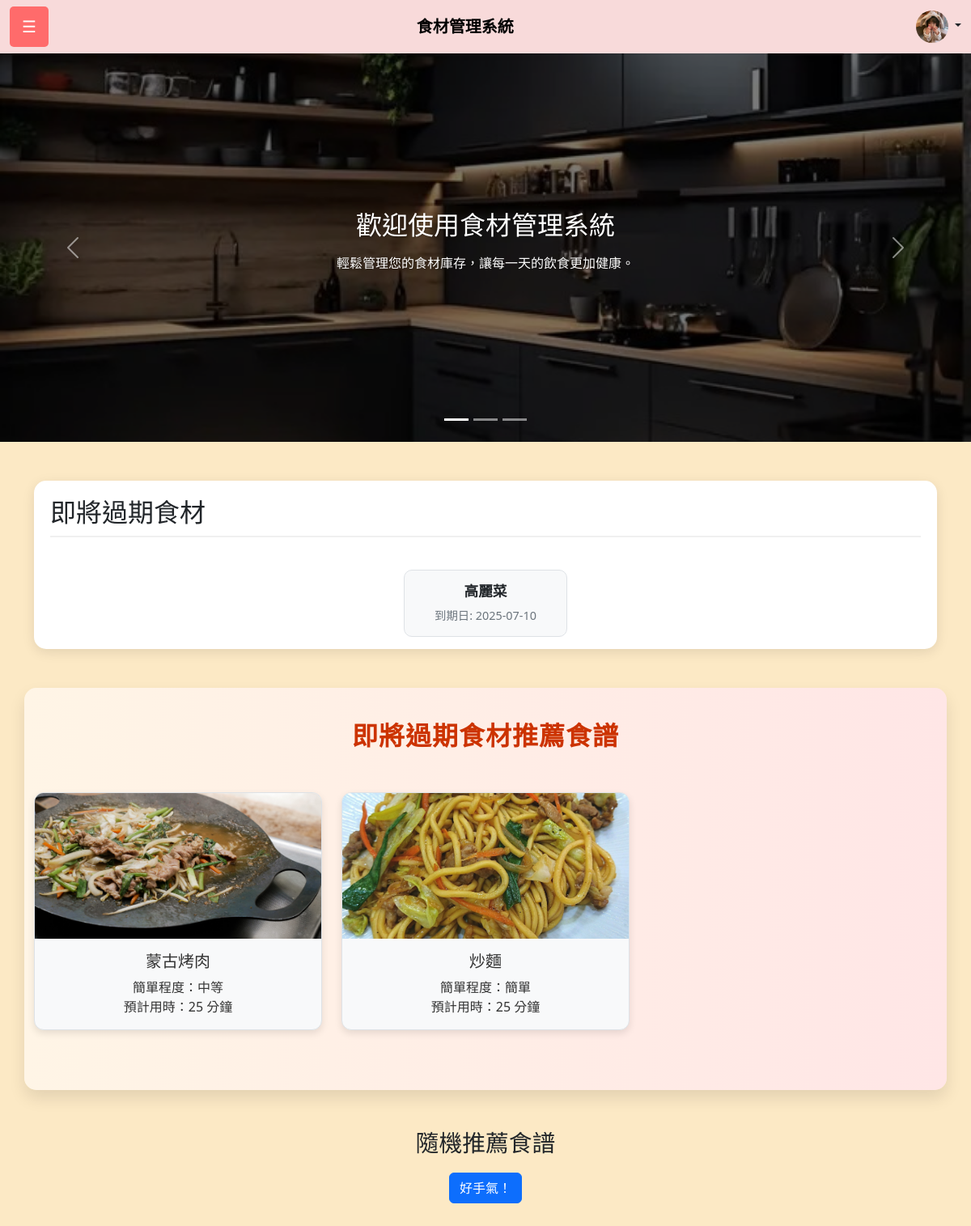
/index.php (signed in), run on an earlier commit of the app's database.
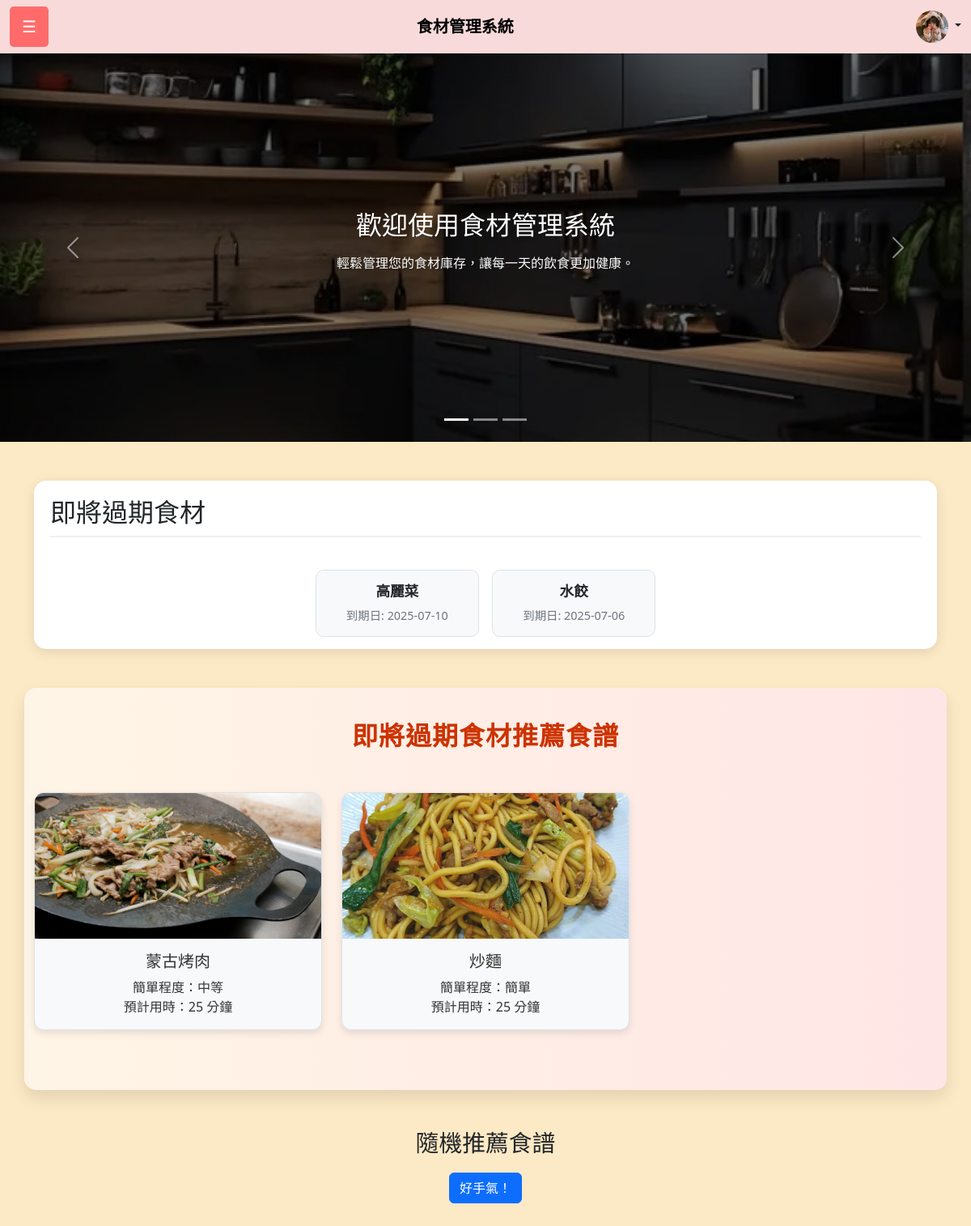
And on a later commit of the database.
### tables this page shows
CREATE TABLE `user` (
  `uId` int(11) NOT NULL,
  `uName` varchar(50) NOT NULL,
  `Password` varchar(255) NOT NULL,
  `Email` varchar(50) NOT NULL,
  `Language` varchar(50) DEFAULT NULL,
  `uImage` varchar(255) DEFAULT NULL
);

CREATE TABLE `ingredient` (
  `IngredientId` int(11) NOT NULL,
  `uId` int(11) NOT NULL,
  `IName` varchar(50) NOT NULL,
  `Quantity` int(11) DEFAULT NULL,
  `ExpireDate` date DEFAULT NULL,
  `StoreType` varchar(20) DEFAULT NULL,
  `Unit` varchar(20) DEFAULT NULL,
  `PurchaseDate` date DEFAULT NULL,
  `ConsumedDate` date DEFAULT NULL,
  `Role` varchar(50) DEFAULT NULL
);

CREATE TABLE `recipe` (
  `RecipeId` int(11) NOT NULL,
  `rName` varchar(50) NOT NULL,
  `cooktime` int(11) DEFAULT NULL,
  `DifficultyLevel` varchar(20) DEFAULT NULL,
  `Description` text DEFAULT NULL,
  `uId` int(11) NOT NULL,
  `UploadDate` timestamp NOT NULL DEFAULT current_timestamp(),
  `CoverImage` varchar(255) DEFAULT NULL,
  `ViewCount` int(11) NOT NULL DEFAULT 0
);

### index.php (the view, shortened to what this page needs)
<?php
$near_expiry_ingredients = [];
$recommended_recipes = [];
$host = 'localhost';
$username = 'root';
$password = '';
$database = 'foodmanager';
$conn = new mysqli($host, $username, $password, $database);
$conn->set_charset("utf8mb4");
if (isset($_SESSION['user_id'])) {
    $uid = $_SESSION['user_id'];
    $today = date('Y-m-d');
    $expiry_threshold = date('Y-m-d', strtotime('+30 days'));
    $sql = "SELECT TRIM(i.IName) AS IName, i.ExpireDate
            FROM ingredient i
            WHERE i.uId = ? AND i.ExpireDate IS NOT NULL
            AND i.ExpireDate BETWEEN ? AND ?";
    $stmt = $conn->prepare($sql);
    $stmt->bind_param("iss", $uid, $today, $expiry_threshold);
    $stmt->execute();
    $result = $stmt->get_result();
    while ($row = $result->fetch_assoc()) {
        $near_expiry_ingredients[] = [
            'name' => $row['IName'],
            'expire_date' => $row['ExpireDate']
        ];
    }
    if (!empty($near_expiry_ingredients)) {
        $ingredient_names = array_column($near_expiry_ingredients, 'name');
        $sql = "SELECT DISTINCT r.RecipeId, r.rName, r.CoverImage, r.DifficultyLevel, r.cooktime
                FROM recipe r
                JOIN recipeingredient ri ON r.RecipeId = ri.RecipeId
                WHERE ";
        $conditions = [];
        $params = [];
        foreach ($ingredient_names as $name) {
            $conditions[] = "TRIM(ri.IngredientName) LIKE ?";
            $params[] = "%$name%";
        }
        $sql .= implode(" OR ", $conditions) . " LIMIT 3";
        $stmt = $conn->prepare($sql);
        if ($stmt) {
            $stmt->bind_param(str_repeat("s", count($params)), ...$params);
            $stmt->execute();
            $result = $stmt->get_result();
            while ($row = $result->fetch_assoc()) {
                $recommended_recipes[] = $row;
            }
        }
    }
}
?>
<!DOCTYPE html>
<html lang="zh-Hant">
<head>
    <link rel="stylesheet" href="css/boot.css">
    <link rel="stylesheet" href="css/get_random_recipes.css">
    <link rel="stylesheet" href="css/index.css">
    <link href="https://cdn.jsdelivr.net/npm/bootstrap@5.3.0/dist/css/bootstrap.min.css" rel="stylesheet">
</head>
<body>
    <?php include 'navbar.php'; ?>
    <div class="carousel-section">
        <div id="carouselExampleIndicators" class="carousel slide" data-bs-ride="carousel">
            <div class="carousel-indicators">
                <button type="button" data-bs-target="#carouselExampleIndicators" data-bs-slide-to="0" class="active" aria-current="true" aria-label="Slide 1"></button>
                <button type="button" data-bs-target="#carouselExampleIndicators" data-bs-slide-to="1" aria-label="Slide 2"></button>
                <button type="button" data-bs-target="#carouselExampleIndicators" data-bs-slide-to="2" aria-label="Slide 3"></button>
            </div>
            <div class="carousel-inner">
                <div class="carousel-item active" style="background-image: url('img/kitchen.jpg');" data-bs-interval="5000">
                    <div class="d-flex justify-content-center align-items-center h-100">
                        <div class="carousel-content">
                            <h2>歡迎使用食材管理系統</h2>
                            <p>輕鬆管理您的食材庫存，讓每一天的飲食更加健康。</p>
                        </div>
                    </div>
                </div>
            </div>
            <button class="carousel-control-prev" type="button" data-bs-target="#carouselExampleIndicators" data-bs-slide="prev">
                <span class="carousel-control-prev-icon" aria-hidden="true"></span>
            </button>
            <button class="carousel-control-next" type="button" data-bs-target="#carouselExampleIndicators" data-bs-slide="next">
                <span class="carousel-control-next-icon" aria-hidden="true"></span>
            </button>
        </div>
    </div>
    <?php if (isset($_SESSION['user_id'])): ?>
    <div class="near-expiry-section container mt-5">
        <div class="expiry-ingredients-card">
            <h2 class="expiry-ingredients-title">即將過期食材</h2>
            <?php if (empty($near_expiry_ingredients)): ?>
                <p class="text-center text-warning">目前沒有即將過期的食材。</p>
            <?php else: ?>
                <div class="row row-cols-1 row-cols-sm-2 row-cols-md-3 row-cols-lg-5 g-3">
                    <?php
                    $display_ingredients = array_slice($near_expiry_ingredients, 0, 10);
                    foreach ($display_ingredients as $ingredient):
                    ?>
                        <div class="col fade-in">
                            <div class="expiry-ingredient-item">
                                <h5><?= htmlspecialchars($ingredient['name']) ?></h5>
                                <p>到期日: <?= htmlspecialchars($ingredient['expire_date']) ?></p>
                            </div>
                        </div>
                    <?php endforeach; ?>
                </div>
            <?php endif; ?>
        </div>
    </div>
    <div class="expiry-recipes-section container mt-5">
        <h2>即將過期食材推薦食譜</h2>
        <div class="row" id="expiry-recipes">
            <?php if (empty($recommended_recipes)): ?>
            <p class="text-center text-warning">目前沒有即將過期的食材或推薦食譜。</p>
            <?php else: ?>
            <?php foreach (array_slice($recommended_recipes, 0, 3) as $recipe): ?>
            <div class="col-sm-6 col-md-4 fade-in mb-4">
                <div class="recipe-card">
                    <a href="recipe_detail.php?RecipeId=<?= $recipe['RecipeId'] ?>" class="text-decoration-none">
                        <img src="<?= $recipe['CoverImage'] ?: 'images/recipe-placeholder.jpg' ?>" alt="封面">
                        <div class="card-body">
                            <h5><?= htmlspecialchars($recipe['rName']) ?></h5>
                            <p>簡單程度：<?= $recipe['DifficultyLevel'] ?: '未指定' ?></p>
                            <p>預計用時：<?= $recipe['cooktime'] ? $recipe['cooktime'] . ' 分鐘' : '未指定' ?></p>
                        </div>
                    </a>
                </div>
            </div>
            <?php endforeach; ?>
            <?php endif; ?>
        </div>
    </div>
    <?php endif; ?>
    <div class="random-recipes-section container mt-5">
        <h2>隨機推薦食譜</h2>
        <button class="btn btn-primary mb-3" onclick="fetchRandomRecipes()">好手氣！</button>
    </div>
</body>
</html>
<head>
</head>
</body>
</html>

### navbar.php (shortened to what this page needs)
<?php
$conn = new mysqli("localhost", "root", "", "foodmanager");
$userImage = 'uploads/user-placeholder.jpg';
if (isset($_SESSION['user_id']) && isset($conn)) {
    $uId = $_SESSION['user_id'];
    $stmt = $conn->prepare("SELECT uImage FROM user WHERE uId = ?");
    if ($stmt) {
        $stmt->bind_param("i", $uId);
        $stmt->execute();
        $result = $stmt->get_result();
        if ($row = $result->fetch_assoc()) {
            $userImage = !empty($row['uImage']) ? $row['uImage'] : $userImage;
        }
    } else {
        error_log("Navbar prepare failed: " . $conn->error);
    }
}
?>
<nav class="navbar navbar-expand-lg">
    <div class="container-fluid">
        <button class="menu-btn me-3" data-bs-toggle="offcanvas" data-bs-target="#sidebar">☰</button>
        <a class="navbar-brand" href="index.php">食材管理系統</a>
        <div class="d-flex">
            <?php if (isset($_SESSION['user_id'])): ?>
                <div class="dropdown me-3">
                    <button class="btn btn-link position-relative" type="button" id="notificationDropdown" data-bs-toggle="dropdown" aria-expanded="false">
                    </button>
                </div>
                <div class="dropdown">
                    <a class="nav-link dropdown-toggle" href="#" id="userDropdown" role="button" data-bs-toggle="dropdown" aria-expanded="false">
                        <img src="<?php echo htmlspecialchars($userImage); ?>" class="rounded-circle" alt="用戶頭像" width="40" height="40">
                    </a>
                </div>
            <?php else: ?>
                <button class="btn btn-outline-success" onclick="location.href='login.php'">登入</button>
            <?php endif; ?>
        </div>
    </div>
</nav>

### css/boot.css (style rules this page uses)
body { margin: 0; font-family: Arial, sans-serif; background-color: #fce9c5 !important; }
.navbar { background-color: #f8dada !important; }
.navbar-brand { font-weight: bold; }
.menu-btn { background: #ff6b6b; color: white; border: none; padding: 10px 15px; font-size: 20px; cursor: pointer; border-radius: 5px; transition: background 0.2s; }

### css/get_random_recipes.css (style rules this page uses)
.random-recipes-section { width: 90%; margin: 40px auto; text-align: center; }
.random-recipes-section h2 { font-size: 1.8rem; margin-bottom: 20px; }
.recipe-card { background-color: #222; border-radius: 10px; overflow: hidden; transition: transform 0.3s ease, opacity 0.3s ease; box-shadow: 0 4px 8px rgba(0, 0, 0, 0.3); color: #fff; }
.recipe-card img { height: 200px; object-fit: cover; width: 100%; }
.recipe-card .card-body { padding: 15px; }
.fade-in { animation: fadeIn 0.5s ease-in; }

### css/index.css (style rules this page uses)
body { margin: 0; padding: 0; color: #fff; background-color: #000; }
html { scroll-behavior: smooth; }
.carousel-section { height: 60vh; width: 100%; position: relative; overflow: hidden; }
.carousel-item { height: 60vh; background-size: cover; background-position: center; position: relative; }
.carousel-item::before { content: ''; position: absolute; top: 0; left: 0; width: 100%; height: 100%; background-color: rgba(0, 0, 0, 0.5); z-index: 1; }
.carousel-content { position: relative; text-align: center; max-width: 600px; margin: 0 auto; z-index: 2; }
.carousel-content h2 { font-size: 2rem; margin-bottom: 15px; color: #fff; text-shadow: 1px 1px 2px rgba(0, 0, 0, 0.3); }
.carousel-content p { font-size: 1rem; color: #fff; text-shadow: 1px 1px 2px rgba(0, 0, 0, 0.3); }
.expiry-recipes-section { background: linear-gradient(to right, #fff5e6, #ffe6e6); padding: 40px 20px; border-radius: 15px; margin: 40px auto; max-width: 1100px; box-shadow: 0 10px 20px rgba(0,0,0,0.1); }
.expiry-recipes-section h2 { text-align: center; color: #cc3300; font-weight: bold; margin-bottom: 30px; font-size: 2rem; letter-spacing: 1px; }
.recipe-card { background-color: #fff; border-radius: 12px; overflow: hidden; box-shadow: 0 4px 10px rgba(0,0,0,0.1); transition: transform 0.3s ease, box-shadow 0.3s ease; margin-bottom: 30px; }
.recipe-card img { width: 100%; height: 180px; object-fit: cover; }
.card-body { padding: 15px; }
.fade-in { opacity: 0; transform: translateY(20px); animation: fadeInUp 0.6s ease forwards; }

### index.php (style rules this page uses)
.recipe-card { background-color: #f8f9fa !important; border: 1px solid #dee2e6 !important; border-radius: 0.75rem !important; transition: transform 0.2s; }
.recipe-card .card-body { display: flex; flex-direction: column; justify-content: center; align-items: center; text-align: center; padding: 1rem; color: #333 !important; }
.recipe-card .card-body h5 { margin-bottom: 0.5rem; font-size: 1.25rem; }
.recipe-card .card-body p { margin-bottom: 0; font-size: 1rem; }
.near-expiry-section .row { justify-content: center; }
.fade-in { animation: fadeIn 0.5s ease-in forwards !important; opacity: 0; }
.expiry-ingredients-card { background-color: white; border-radius: 15px; box-shadow: 0 4px 15px rgba(0, 0, 0, 0.1); padding: 20px; margin-bottom: 30px; }
.expiry-ingredient-item { background-color: #f8f9fa; border-radius: 10px; padding: 15px; margin-bottom: 15px; transition: transform 0.2s; border: 1px solid #dee2e6; text-align: center; }
.expiry-ingredient-item h5 { margin-bottom: 8px; font-size: 1.1rem; font-weight: 600; }
.expiry-ingredient-item p { margin-bottom: 0; font-size: 0.9rem; color: #6c757d; }
.expiry-ingredients-title { margin-bottom: 20px; padding-bottom: 10px; border-bottom: 2px solid #f0f0f0; }

What changed in the data, as far as the page shows it:
added ingredient: name "水餃", ExpireDate "2025-07-06"
